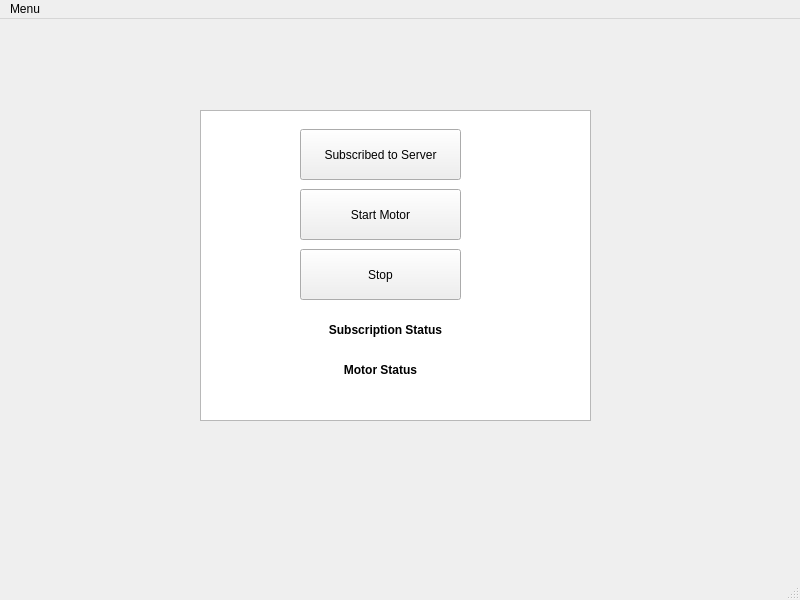
<?xml version="1.0" encoding="UTF-8"?>
<ui version="4.0">
 <class>MainWindow</class>
 <widget class="QMainWindow" name="MainWindow">
  <property name="geometry">
   <rect>
    <x>0</x>
    <y>0</y>
    <width>800</width>
    <height>600</height>
   </rect>
  </property>
  <property name="windowTitle">
   <string>MainWindow</string>
  </property>
  <widget class="QWidget" name="centralwidget">
   <widget class="QPushButton" name="pushButton">
    <property name="geometry">
     <rect>
      <x>300</x>
      <y>110</y>
      <width>161</width>
      <height>51</height>
     </rect>
    </property>
    <property name="text">
     <string>Subscribed to Server</string>
    </property>
   </widget>
   <widget class="QLabel" name="label">
    <property name="geometry">
     <rect>
      <x>280</x>
      <y>330</y>
      <width>201</width>
      <height>41</height>
     </rect>
    </property>
    <property name="font">
     <font>
      <weight>75</weight>
      <italic>false</italic>
      <bold>true</bold>
     </font>
    </property>
    <property name="lineWidth">
     <number>1</number>
    </property>
    <property name="text">
     <string>Motor Status</string>
    </property>
    <property name="alignment">
     <set>Qt::AlignCenter</set>
    </property>
    <property name="wordWrap">
     <bool>true</bool>
    </property>
   </widget>
   <widget class="QPushButton" name="pushButton_2">
    <property name="geometry">
     <rect>
      <x>300</x>
      <y>170</y>
      <width>161</width>
      <height>51</height>
     </rect>
    </property>
    <property name="text">
     <string>Start Motor</string>
    </property>
   </widget>
   <widget class="QPushButton" name="pushButton_3">
    <property name="geometry">
     <rect>
      <x>300</x>
      <y>230</y>
      <width>161</width>
      <height>51</height>
     </rect>
    </property>
    <property name="text">
     <string>Stop</string>
    </property>
   </widget>
   <widget class="QLabel" name="serv_status">
    <property name="geometry">
     <rect>
      <x>280</x>
      <y>290</y>
      <width>211</width>
      <height>41</height>
     </rect>
    </property>
    <property name="font">
     <font>
      <weight>75</weight>
      <italic>false</italic>
      <bold>true</bold>
     </font>
    </property>
    <property name="lineWidth">
     <number>1</number>
    </property>
    <property name="text">
     <string>Subscription Status</string>
    </property>
    <property name="alignment">
     <set>Qt::AlignCenter</set>
    </property>
    <property name="wordWrap">
     <bool>true</bool>
    </property>
   </widget>
   <widget class="QColumnView" name="columnView">
    <property name="geometry">
     <rect>
      <x>200</x>
      <y>91</y>
      <width>391</width>
      <height>311</height>
     </rect>
    </property>
   </widget>
   <zorder>columnView</zorder>
   <zorder>pushButton</zorder>
   <zorder>label</zorder>
   <zorder>pushButton_2</zorder>
   <zorder>pushButton_3</zorder>
   <zorder>serv_status</zorder>
  </widget>
  <widget class="QMenuBar" name="menubar">
   <property name="geometry">
    <rect>
     <x>0</x>
     <y>0</y>
     <width>800</width>
     <height>22</height>
    </rect>
   </property>
   <widget class="QMenu" name="menuMenu">
    <property name="title">
     <string>Menu</string>
    </property>
    <addaction name="actionExit"/>
   </widget>
   <addaction name="menuMenu"/>
  </widget>
  <widget class="QStatusBar" name="statusbar"/>
  <action name="actionExit">
   <property name="text">
    <string>Exit</string>
   </property>
  </action>
 </widget>
 <resources/>
 <connections/>
</ui>
